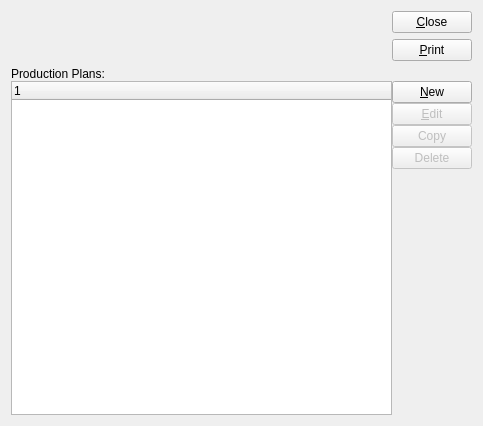
<?xml version="1.0" encoding="UTF-8"?>
<ui version="4.0">
 <comment>This file is part of the xtmfg Package for xTuple ERP,
and is Copyright (c) 1999-2014 by OpenMFG LLC, d/b/a xTuple.  It
is licensed to you under the xTuple End-User License Agreement (&quot;the
EULA&quot;), the full text of which is available at www.xtuple.com/EULA.
While the EULA gives you access to source code and encourages your
involvement in the development process, this Package is not free
software.  By using this software, you agree to be bound by the
terms of the EULA.</comment>
 <class>plannedSchedules</class>
 <widget class="QWidget" name="plannedSchedules">
  <property name="geometry">
   <rect>
    <x>0</x>
    <y>0</y>
    <width>483</width>
    <height>426</height>
   </rect>
  </property>
  <property name="windowTitle">
   <string>List Production Plans</string>
  </property>
  <layout class="QVBoxLayout">
   <item>
    <layout class="QHBoxLayout">
     <item>
      <spacer>
       <property name="orientation">
        <enum>Qt::Horizontal</enum>
       </property>
       <property name="sizeHint" stdset="0">
        <size>
         <width>40</width>
         <height>20</height>
        </size>
       </property>
      </spacer>
     </item>
     <item>
      <layout class="QVBoxLayout">
       <item>
        <widget class="QPushButton" name="_close">
         <property name="text">
          <string>&amp;Close</string>
         </property>
        </widget>
       </item>
       <item>
        <widget class="QPushButton" name="_print">
         <property name="text">
          <string>&amp;Print</string>
         </property>
        </widget>
       </item>
      </layout>
     </item>
    </layout>
   </item>
   <item>
    <layout class="QVBoxLayout">
     <property name="spacing">
      <number>0</number>
     </property>
     <item>
      <widget class="QLabel" name="label">
       <property name="text">
        <string>Production Plans:</string>
       </property>
       <property name="buddy">
        <cstring>_list</cstring>
       </property>
      </widget>
     </item>
     <item>
      <layout class="QHBoxLayout">
       <item>
        <widget class="XTreeWidget" name="_list"/>
       </item>
       <item>
        <layout class="QVBoxLayout">
         <item>
          <widget class="QPushButton" name="_new">
           <property name="text">
            <string>&amp;New</string>
           </property>
          </widget>
         </item>
         <item>
          <widget class="QPushButton" name="_edit">
           <property name="enabled">
            <bool>false</bool>
           </property>
           <property name="text">
            <string>&amp;Edit</string>
           </property>
          </widget>
         </item>
         <item>
          <widget class="QPushButton" name="_copy">
           <property name="enabled">
            <bool>false</bool>
           </property>
           <property name="text">
            <string>Copy</string>
           </property>
          </widget>
         </item>
         <item>
          <widget class="QPushButton" name="_delete">
           <property name="enabled">
            <bool>false</bool>
           </property>
           <property name="text">
            <string>Delete</string>
           </property>
          </widget>
         </item>
         <item>
          <spacer>
           <property name="orientation">
            <enum>Qt::Vertical</enum>
           </property>
           <property name="sizeHint" stdset="0">
            <size>
             <width>20</width>
             <height>40</height>
            </size>
           </property>
          </spacer>
         </item>
        </layout>
       </item>
      </layout>
     </item>
    </layout>
   </item>
  </layout>
 </widget>
 <customwidgets>
  <customwidget>
   <class>XTreeWidget</class>
   <extends>QTreeWidget</extends>
   <header>xtreewidget.h</header>
   <container>1</container>
  </customwidget>
 </customwidgets>
 <tabstops>
  <tabstop>_list</tabstop>
  <tabstop>_new</tabstop>
  <tabstop>_edit</tabstop>
  <tabstop>_print</tabstop>
  <tabstop>_close</tabstop>
 </tabstops>
 <resources/>
 <connections>
  <connection>
   <sender>_list</sender>
   <signal>valid(bool)</signal>
   <receiver>_edit</receiver>
   <slot>setEnabled(bool)</slot>
   <hints>
    <hint type="sourcelabel">
     <x>185</x>
     <y>190</y>
    </hint>
    <hint type="destinationlabel">
     <x>413</x>
     <y>157</y>
    </hint>
   </hints>
  </connection>
  <connection>
   <sender>_list</sender>
   <signal>itemSelected(int)</signal>
   <receiver>_edit</receiver>
   <slot>animateClick()</slot>
   <hints>
    <hint type="sourcelabel">
     <x>304</x>
     <y>211</y>
    </hint>
    <hint type="destinationlabel">
     <x>435</x>
     <y>158</y>
    </hint>
   </hints>
  </connection>
  <connection>
   <sender>_list</sender>
   <signal>valid(bool)</signal>
   <receiver>_copy</receiver>
   <slot>setEnabled(bool)</slot>
   <hints>
    <hint type="sourcelabel">
     <x>287</x>
     <y>237</y>
    </hint>
    <hint type="destinationlabel">
     <x>453</x>
     <y>190</y>
    </hint>
   </hints>
  </connection>
  <connection>
   <sender>_list</sender>
   <signal>valid(bool)</signal>
   <receiver>_delete</receiver>
   <slot>setEnabled(bool)</slot>
   <hints>
    <hint type="sourcelabel">
     <x>195</x>
     <y>259</y>
    </hint>
    <hint type="destinationlabel">
     <x>427</x>
     <y>225</y>
    </hint>
   </hints>
  </connection>
 </connections>
</ui>
